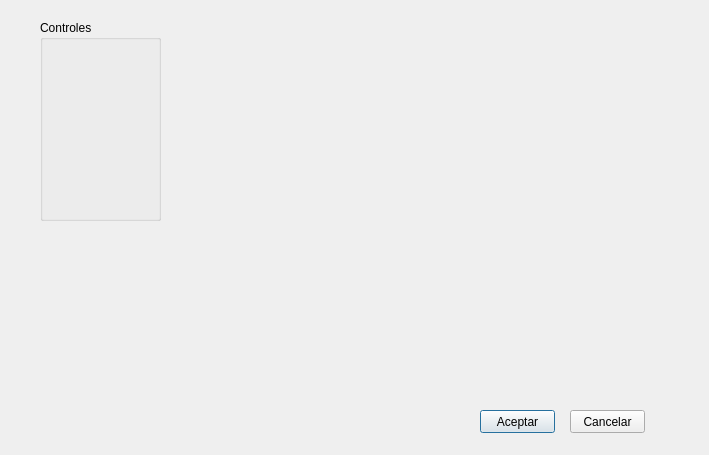
<ui version="4.0" >
 <class>Dialog</class>
 <widget class="QDialog" name="Dialog" >
  <property name="geometry" >
   <rect>
    <x>0</x>
    <y>0</y>
    <width>709</width>
    <height>455</height>
   </rect>
  </property>
  <property name="windowTitle" >
   <string>Modelando Ecuaciones Diferenciales</string>
  </property>
  <widget class="QGroupBox" name="controles" >
   <property name="geometry" >
    <rect>
     <x>40</x>
     <y>20</y>
     <width>121</width>
     <height>201</height>
    </rect>
   </property>
   <property name="title" >
    <string>Controles</string>
   </property>
  </widget>
  <widget class="QWidget" native="1" name="widget" >
   <property name="geometry" >
    <rect>
     <x>210</x>
     <y>40</y>
     <width>401</width>
     <height>341</height>
    </rect>
   </property>
  </widget>
  <widget class="QPushButton" name="aceptar" >
   <property name="geometry" >
    <rect>
     <x>480</x>
     <y>410</y>
     <width>75</width>
     <height>23</height>
    </rect>
   </property>
   <property name="text" >
    <string>Aceptar</string>
   </property>
  </widget>
  <widget class="QPushButton" name="cancelar" >
   <property name="geometry" >
    <rect>
     <x>570</x>
     <y>410</y>
     <width>75</width>
     <height>23</height>
    </rect>
   </property>
   <property name="text" >
    <string>Cancelar</string>
   </property>
  </widget>
 </widget>
 <resources/>
 <connections/>
</ui>
